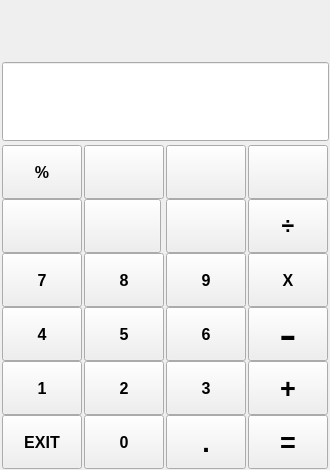
<?xml version="1.0" encoding="UTF-8"?>
<ui version="4.0">
 <class>Calculator</class>
 <widget class="QWidget" name="Calculator">
  <property name="geometry">
   <rect>
    <x>0</x>
    <y>0</y>
    <width>330</width>
    <height>470</height>
   </rect>
  </property>
  <property name="minimumSize">
   <size>
    <width>330</width>
    <height>470</height>
   </size>
  </property>
  <property name="maximumSize">
   <size>
    <width>330</width>
    <height>470</height>
   </size>
  </property>
  <property name="windowTitle">
   <string>Calculator</string>
  </property>
  <widget class="QWidget" name="gridLayoutWidget">
   <property name="geometry">
    <rect>
     <x>0</x>
     <y>140</y>
     <width>331</width>
     <height>331</height>
    </rect>
   </property>
   <property name="minimumSize">
    <size>
     <width>77</width>
     <height>0</height>
    </size>
   </property>
   <property name="font">
    <font>
     <pointsize>12</pointsize>
     <bold>true</bold>
    </font>
   </property>
   <layout class="QGridLayout" name="gridLayout">
    <property name="topMargin">
     <number>5</number>
    </property>
    <property name="spacing">
     <number>0</number>
    </property>
    <item row="1" column="1">
     <widget class="QPushButton" name="btn22">
      <property name="minimumSize">
       <size>
        <width>77</width>
        <height>54</height>
       </size>
      </property>
      <property name="maximumSize">
       <size>
        <width>77</width>
        <height>54</height>
       </size>
      </property>
      <property name="font">
       <font>
        <pointsize>12</pointsize>
        <bold>true</bold>
       </font>
      </property>
      <property name="text">
       <string/>
      </property>
     </widget>
    </item>
    <item row="5" column="1">
     <widget class="QPushButton" name="btn62">
      <property name="minimumSize">
       <size>
        <width>77</width>
        <height>54</height>
       </size>
      </property>
      <property name="maximumSize">
       <size>
        <width>80</width>
        <height>54</height>
       </size>
      </property>
      <property name="font">
       <font>
        <pointsize>12</pointsize>
        <bold>true</bold>
       </font>
      </property>
      <property name="text">
       <string>0</string>
      </property>
     </widget>
    </item>
    <item row="3" column="0">
     <widget class="QPushButton" name="btn41">
      <property name="minimumSize">
       <size>
        <width>77</width>
        <height>54</height>
       </size>
      </property>
      <property name="maximumSize">
       <size>
        <width>80</width>
        <height>54</height>
       </size>
      </property>
      <property name="font">
       <font>
        <pointsize>12</pointsize>
        <bold>true</bold>
       </font>
      </property>
      <property name="text">
       <string>4</string>
      </property>
     </widget>
    </item>
    <item row="1" column="2">
     <widget class="QPushButton" name="btn23">
      <property name="minimumSize">
       <size>
        <width>77</width>
        <height>54</height>
       </size>
      </property>
      <property name="maximumSize">
       <size>
        <width>80</width>
        <height>54</height>
       </size>
      </property>
      <property name="font">
       <font>
        <pointsize>12</pointsize>
        <bold>true</bold>
       </font>
      </property>
      <property name="text">
       <string/>
      </property>
     </widget>
    </item>
    <item row="2" column="2">
     <widget class="QPushButton" name="btn33">
      <property name="minimumSize">
       <size>
        <width>77</width>
        <height>54</height>
       </size>
      </property>
      <property name="maximumSize">
       <size>
        <width>80</width>
        <height>54</height>
       </size>
      </property>
      <property name="font">
       <font>
        <pointsize>12</pointsize>
        <bold>true</bold>
       </font>
      </property>
      <property name="text">
       <string>9</string>
      </property>
     </widget>
    </item>
    <item row="3" column="1">
     <widget class="QPushButton" name="btn42">
      <property name="minimumSize">
       <size>
        <width>77</width>
        <height>54</height>
       </size>
      </property>
      <property name="maximumSize">
       <size>
        <width>80</width>
        <height>54</height>
       </size>
      </property>
      <property name="font">
       <font>
        <pointsize>12</pointsize>
        <bold>true</bold>
       </font>
      </property>
      <property name="text">
       <string>5</string>
      </property>
     </widget>
    </item>
    <item row="1" column="3">
     <widget class="QPushButton" name="btn24">
      <property name="minimumSize">
       <size>
        <width>77</width>
        <height>54</height>
       </size>
      </property>
      <property name="maximumSize">
       <size>
        <width>80</width>
        <height>54</height>
       </size>
      </property>
      <property name="font">
       <font>
        <pointsize>17</pointsize>
        <bold>true</bold>
       </font>
      </property>
      <property name="text">
       <string>÷</string>
      </property>
     </widget>
    </item>
    <item row="1" column="0">
     <widget class="QPushButton" name="btn21">
      <property name="minimumSize">
       <size>
        <width>77</width>
        <height>54</height>
       </size>
      </property>
      <property name="maximumSize">
       <size>
        <width>80</width>
        <height>54</height>
       </size>
      </property>
      <property name="font">
       <font>
        <pointsize>12</pointsize>
        <bold>true</bold>
       </font>
      </property>
      <property name="text">
       <string/>
      </property>
     </widget>
    </item>
    <item row="5" column="3">
     <widget class="QPushButton" name="btn64">
      <property name="minimumSize">
       <size>
        <width>77</width>
        <height>54</height>
       </size>
      </property>
      <property name="maximumSize">
       <size>
        <width>80</width>
        <height>54</height>
       </size>
      </property>
      <property name="font">
       <font>
        <pointsize>20</pointsize>
        <bold>true</bold>
       </font>
      </property>
      <property name="text">
       <string>=</string>
      </property>
     </widget>
    </item>
    <item row="4" column="3">
     <widget class="QPushButton" name="btn54">
      <property name="minimumSize">
       <size>
        <width>77</width>
        <height>54</height>
       </size>
      </property>
      <property name="maximumSize">
       <size>
        <width>80</width>
        <height>54</height>
       </size>
      </property>
      <property name="font">
       <font>
        <pointsize>20</pointsize>
        <bold>true</bold>
       </font>
      </property>
      <property name="text">
       <string>+</string>
      </property>
     </widget>
    </item>
    <item row="5" column="0">
     <widget class="QPushButton" name="btn61">
      <property name="minimumSize">
       <size>
        <width>77</width>
        <height>54</height>
       </size>
      </property>
      <property name="maximumSize">
       <size>
        <width>80</width>
        <height>54</height>
       </size>
      </property>
      <property name="font">
       <font>
        <pointsize>12</pointsize>
        <bold>true</bold>
       </font>
      </property>
      <property name="text">
       <string>EXIT</string>
      </property>
     </widget>
    </item>
    <item row="0" column="3">
     <widget class="QPushButton" name="btn14">
      <property name="minimumSize">
       <size>
        <width>77</width>
        <height>54</height>
       </size>
      </property>
      <property name="maximumSize">
       <size>
        <width>80</width>
        <height>54</height>
       </size>
      </property>
      <property name="font">
       <font>
        <pointsize>12</pointsize>
        <bold>true</bold>
       </font>
      </property>
      <property name="text">
       <string/>
      </property>
     </widget>
    </item>
    <item row="3" column="3">
     <widget class="QPushButton" name="btn44">
      <property name="minimumSize">
       <size>
        <width>77</width>
        <height>54</height>
       </size>
      </property>
      <property name="maximumSize">
       <size>
        <width>80</width>
        <height>54</height>
       </size>
      </property>
      <property name="font">
       <font>
        <pointsize>40</pointsize>
        <bold>false</bold>
       </font>
      </property>
      <property name="text">
       <string>-</string>
      </property>
     </widget>
    </item>
    <item row="5" column="2">
     <widget class="QPushButton" name="btn63">
      <property name="minimumSize">
       <size>
        <width>77</width>
        <height>54</height>
       </size>
      </property>
      <property name="maximumSize">
       <size>
        <width>80</width>
        <height>54</height>
       </size>
      </property>
      <property name="font">
       <font>
        <pointsize>20</pointsize>
        <bold>true</bold>
       </font>
      </property>
      <property name="text">
       <string>.</string>
      </property>
     </widget>
    </item>
    <item row="2" column="1">
     <widget class="QPushButton" name="btn32">
      <property name="minimumSize">
       <size>
        <width>77</width>
        <height>54</height>
       </size>
      </property>
      <property name="maximumSize">
       <size>
        <width>80</width>
        <height>54</height>
       </size>
      </property>
      <property name="font">
       <font>
        <pointsize>12</pointsize>
        <bold>true</bold>
       </font>
      </property>
      <property name="text">
       <string>8</string>
      </property>
     </widget>
    </item>
    <item row="0" column="0">
     <widget class="QPushButton" name="btn11">
      <property name="minimumSize">
       <size>
        <width>77</width>
        <height>54</height>
       </size>
      </property>
      <property name="maximumSize">
       <size>
        <width>80</width>
        <height>54</height>
       </size>
      </property>
      <property name="font">
       <font>
        <pointsize>12</pointsize>
        <bold>true</bold>
       </font>
      </property>
      <property name="text">
       <string>%</string>
      </property>
     </widget>
    </item>
    <item row="3" column="2">
     <widget class="QPushButton" name="btn43">
      <property name="minimumSize">
       <size>
        <width>77</width>
        <height>54</height>
       </size>
      </property>
      <property name="maximumSize">
       <size>
        <width>80</width>
        <height>54</height>
       </size>
      </property>
      <property name="font">
       <font>
        <pointsize>12</pointsize>
        <bold>true</bold>
       </font>
      </property>
      <property name="text">
       <string>6</string>
      </property>
     </widget>
    </item>
    <item row="2" column="3">
     <widget class="QPushButton" name="btn34">
      <property name="minimumSize">
       <size>
        <width>77</width>
        <height>54</height>
       </size>
      </property>
      <property name="maximumSize">
       <size>
        <width>80</width>
        <height>54</height>
       </size>
      </property>
      <property name="font">
       <font>
        <pointsize>12</pointsize>
        <bold>true</bold>
       </font>
      </property>
      <property name="text">
       <string>X</string>
      </property>
     </widget>
    </item>
    <item row="2" column="0">
     <widget class="QPushButton" name="btn31">
      <property name="minimumSize">
       <size>
        <width>77</width>
        <height>54</height>
       </size>
      </property>
      <property name="maximumSize">
       <size>
        <width>80</width>
        <height>54</height>
       </size>
      </property>
      <property name="font">
       <font>
        <pointsize>12</pointsize>
        <bold>true</bold>
       </font>
      </property>
      <property name="text">
       <string>7</string>
      </property>
     </widget>
    </item>
    <item row="4" column="2">
     <widget class="QPushButton" name="btn53">
      <property name="minimumSize">
       <size>
        <width>77</width>
        <height>54</height>
       </size>
      </property>
      <property name="maximumSize">
       <size>
        <width>80</width>
        <height>54</height>
       </size>
      </property>
      <property name="font">
       <font>
        <pointsize>12</pointsize>
        <bold>true</bold>
       </font>
      </property>
      <property name="text">
       <string>3</string>
      </property>
     </widget>
    </item>
    <item row="4" column="0">
     <widget class="QPushButton" name="btn51">
      <property name="minimumSize">
       <size>
        <width>77</width>
        <height>54</height>
       </size>
      </property>
      <property name="maximumSize">
       <size>
        <width>80</width>
        <height>54</height>
       </size>
      </property>
      <property name="font">
       <font>
        <pointsize>12</pointsize>
        <bold>true</bold>
       </font>
      </property>
      <property name="text">
       <string>1</string>
      </property>
     </widget>
    </item>
    <item row="4" column="1">
     <widget class="QPushButton" name="btn52">
      <property name="minimumSize">
       <size>
        <width>77</width>
        <height>54</height>
       </size>
      </property>
      <property name="maximumSize">
       <size>
        <width>80</width>
        <height>54</height>
       </size>
      </property>
      <property name="font">
       <font>
        <pointsize>12</pointsize>
        <bold>true</bold>
       </font>
      </property>
      <property name="text">
       <string>2</string>
      </property>
     </widget>
    </item>
    <item row="0" column="2">
     <widget class="QPushButton" name="btn13">
      <property name="minimumSize">
       <size>
        <width>77</width>
        <height>54</height>
       </size>
      </property>
      <property name="maximumSize">
       <size>
        <width>80</width>
        <height>54</height>
       </size>
      </property>
      <property name="font">
       <font>
        <pointsize>12</pointsize>
        <bold>true</bold>
       </font>
      </property>
      <property name="text">
       <string/>
      </property>
     </widget>
    </item>
    <item row="0" column="1">
     <widget class="QPushButton" name="btn12">
      <property name="minimumSize">
       <size>
        <width>77</width>
        <height>54</height>
       </size>
      </property>
      <property name="maximumSize">
       <size>
        <width>80</width>
        <height>54</height>
       </size>
      </property>
      <property name="font">
       <font>
        <pointsize>12</pointsize>
        <bold>true</bold>
       </font>
      </property>
      <property name="text">
       <string/>
      </property>
     </widget>
    </item>
   </layout>
  </widget>
  <widget class="QWidget" name="layoutWidget">
   <property name="geometry">
    <rect>
     <x>0</x>
     <y>0</y>
     <width>331</width>
     <height>141</height>
    </rect>
   </property>
   <layout class="QVBoxLayout" name="verticalLayout">
    <property name="spacing">
     <number>0</number>
    </property>
    <property name="leftMargin">
     <number>2</number>
    </property>
    <item>
     <widget class="QLabel" name="fillLab">
      <property name="text">
       <string/>
      </property>
      <property name="alignment">
       <set>Qt::AlignCenter</set>
      </property>
     </widget>
    </item>
    <item>
     <widget class="QLineEdit" name="lineEdit">
      <property name="minimumSize">
       <size>
        <width>327</width>
        <height>79</height>
       </size>
      </property>
      <property name="maximumSize">
       <size>
        <width>250</width>
        <height>79</height>
       </size>
      </property>
      <property name="alignment">
       <set>Qt::AlignCenter</set>
      </property>
     </widget>
    </item>
   </layout>
  </widget>
 </widget>
 <resources/>
 <connections/>
</ui>
